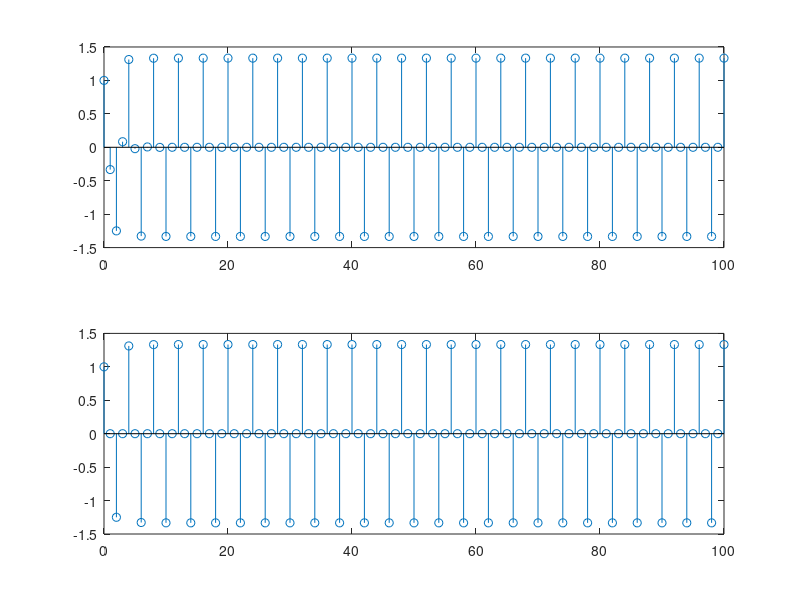

Reproduce this figure in MATLAB.
%range of points n
n=0:100;
%impulse response of the system h[n]
h=(1/2).^n.*cos(n*pi/2);
%input to the system x[n]
x=cos(n*pi/2);
%calculating fourier transform H(w) of the impulse response h[n]
H=fft(h);
%calculating fourier transform X(w) of the input signal x[n]
X=fft(x);
%calculating the output to the signal in frequency domain Y(w)
Y=H.*X;
%getting the inverse fourier transform of the output in time domain y[n]
y=ifft(Y);
%plotting the output signal in subplot 1
subplot(2,1,1);stem(n,y);
%calculating the output signal i got with hand analysis
y_calc=(1/3)*cos(n*pi/2).*(4-(0.5.^n));
%plotting the hand analysis output in subplot 2
subplot(2,1,2);stem(n,y_calc);